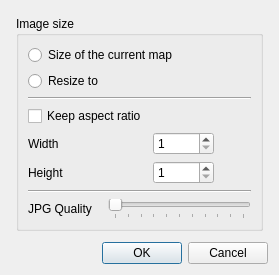
<?xml version="1.0" encoding="UTF-8"?>
<ui version="4.0">
 <class>CSaveImage</class>
 <widget class="QDialog" name="CSaveImage">
  <property name="geometry">
   <rect>
    <x>0</x>
    <y>0</y>
    <width>279</width>
    <height>267</height>
   </rect>
  </property>
  <property name="windowTitle">
   <string>Image size</string>
  </property>
  <layout class="QVBoxLayout" name="verticalLayout_2" stretch="1,0">
   <item>
    <layout class="QVBoxLayout" name="verticalLayout">
     <property name="leftMargin">
      <number>5</number>
     </property>
     <property name="topMargin">
      <number>5</number>
     </property>
     <property name="rightMargin">
      <number>5</number>
     </property>
     <property name="bottomMargin">
      <number>5</number>
     </property>
     <item>
      <widget class="QGroupBox" name="groupBox">
       <property name="title">
        <string>Image size</string>
       </property>
       <layout class="QVBoxLayout" name="verticalLayout_4">
        <item>
         <layout class="QVBoxLayout" name="verticalLayout_3">
          <item>
           <widget class="QRadioButton" name="radioButton">
            <property name="text">
             <string>Size of the current map</string>
            </property>
           </widget>
          </item>
          <item>
           <widget class="QRadioButton" name="radioButton_2">
            <property name="text">
             <string>Resize to</string>
            </property>
           </widget>
          </item>
          <item>
           <widget class="Line" name="line">
            <property name="orientation">
             <enum>Qt::Horizontal</enum>
            </property>
           </widget>
          </item>
          <item>
           <layout class="QGridLayout" name="gridLayout">
            <item row="2" column="1">
             <widget class="QSpinBox" name="spinBox_2">
              <property name="minimum">
               <number>1</number>
              </property>
              <property name="maximum">
               <number>10000</number>
              </property>
             </widget>
            </item>
            <item row="1" column="1">
             <widget class="QSpinBox" name="spinBox">
              <property name="minimum">
               <number>1</number>
              </property>
              <property name="maximum">
               <number>10000</number>
              </property>
             </widget>
            </item>
            <item row="2" column="0">
             <widget class="QLabel" name="label_2">
              <property name="text">
               <string>Height</string>
              </property>
             </widget>
            </item>
            <item row="3" column="0">
             <spacer name="verticalSpacer">
              <property name="orientation">
               <enum>Qt::Vertical</enum>
              </property>
              <property name="sizeHint" stdset="0">
               <size>
                <width>20</width>
                <height>40</height>
               </size>
              </property>
             </spacer>
            </item>
            <item row="0" column="0">
             <widget class="QCheckBox" name="checkBox">
              <property name="text">
               <string>Keep aspect ratio</string>
              </property>
             </widget>
            </item>
            <item row="1" column="0">
             <widget class="QLabel" name="label">
              <property name="text">
               <string>Width</string>
              </property>
             </widget>
            </item>
            <item row="1" column="2">
             <spacer name="horizontalSpacer_2">
              <property name="orientation">
               <enum>Qt::Horizontal</enum>
              </property>
              <property name="sizeHint" stdset="0">
               <size>
                <width>40</width>
                <height>20</height>
               </size>
              </property>
             </spacer>
            </item>
           </layout>
          </item>
         </layout>
        </item>
        <item>
         <widget class="Line" name="line_2">
          <property name="orientation">
           <enum>Qt::Horizontal</enum>
          </property>
         </widget>
        </item>
        <item>
         <layout class="QHBoxLayout" name="horizontalLayout_2">
          <item>
           <widget class="QLabel" name="label_quality">
            <property name="text">
             <string>JPG Quality</string>
            </property>
           </widget>
          </item>
          <item>
           <spacer name="horizontalSpacer_3">
            <property name="orientation">
             <enum>Qt::Horizontal</enum>
            </property>
            <property name="sizeType">
             <enum>QSizePolicy::Fixed</enum>
            </property>
            <property name="sizeHint" stdset="0">
             <size>
              <width>10</width>
              <height>20</height>
             </size>
            </property>
           </spacer>
          </item>
          <item>
           <widget class="QSlider" name="horizontalSlider">
            <property name="maximum">
             <number>100</number>
            </property>
            <property name="orientation">
             <enum>Qt::Horizontal</enum>
            </property>
            <property name="invertedAppearance">
             <bool>false</bool>
            </property>
            <property name="tickPosition">
             <enum>QSlider::TicksBelow</enum>
            </property>
           </widget>
          </item>
         </layout>
        </item>
       </layout>
      </widget>
     </item>
    </layout>
   </item>
   <item>
    <layout class="QHBoxLayout" name="horizontalLayout">
     <item>
      <spacer name="horizontalSpacer">
       <property name="orientation">
        <enum>Qt::Horizontal</enum>
       </property>
       <property name="sizeHint" stdset="0">
        <size>
         <width>40</width>
         <height>20</height>
        </size>
       </property>
      </spacer>
     </item>
     <item>
      <widget class="QPushButton" name="pushButton_2">
       <property name="text">
        <string>OK</string>
       </property>
       <property name="default">
        <bool>true</bool>
       </property>
      </widget>
     </item>
     <item>
      <widget class="QPushButton" name="pushButton">
       <property name="text">
        <string>Cancel</string>
       </property>
      </widget>
     </item>
    </layout>
   </item>
  </layout>
 </widget>
 <resources/>
 <connections/>
</ui>
